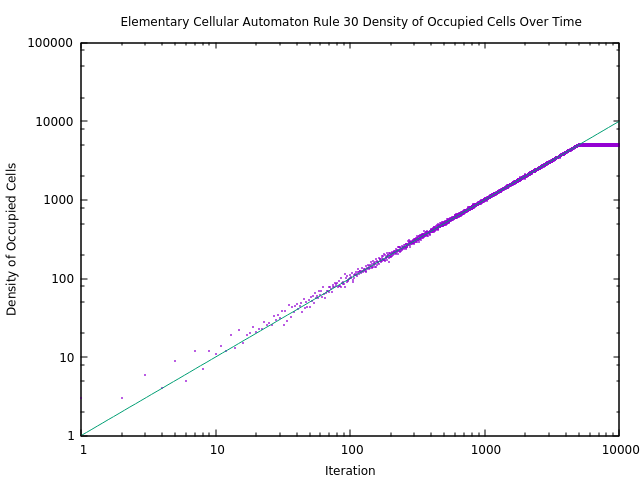

gnuplot code for this plot:
set logscale xy
set title "Elementary Cellular Automaton Rule 30 Density of Occupied Cells Over Time"
set xlabel "Iteration"
set ylabel "Density of Occupied Cells"
unset key

f(x)=A*(x**(m))
A=0.5
m=1

fit [500:5000] f(x) "a2_q3.dat" via A, m
plot "a2_q3.dat" ps .1 pt 1, f(x)
